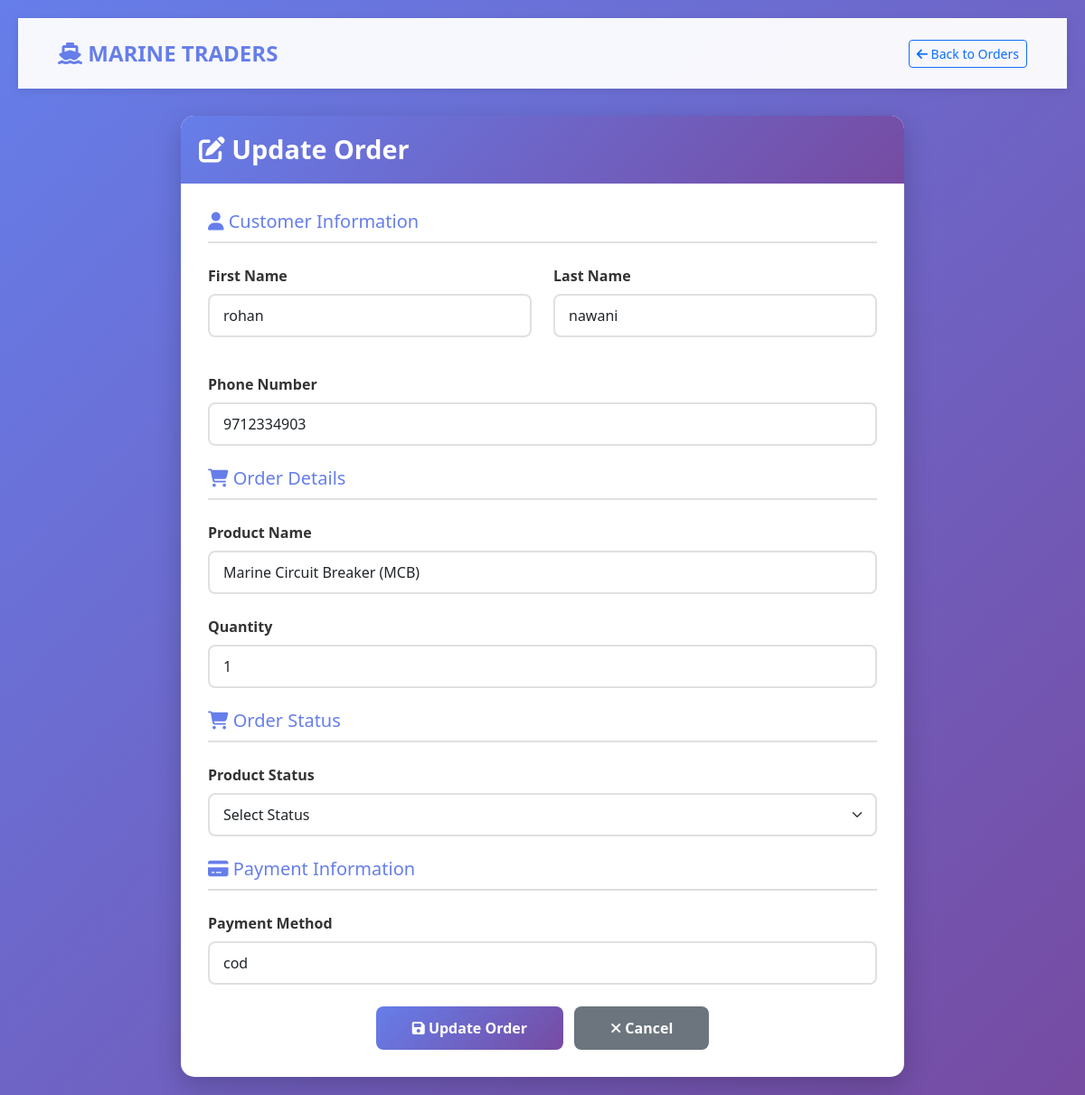
/websitephp/admin/orderedit.php?id=70, run on the app's committed database.
### tables this page shows
CREATE TABLE `orderss` (
  `id` int(11) NOT NULL,
  `firstname` varchar(250) DEFAULT NULL,
  `lastname` varchar(250) DEFAULT NULL,
  `email` varchar(250) DEFAULT NULL,
  `phone` varchar(20) DEFAULT NULL,
  `address` varchar(250) DEFAULT NULL,
  `city` varchar(250) DEFAULT NULL,
  `state` varchar(250) DEFAULT NULL,
  `pincode` varchar(10) DEFAULT NULL,
  `country` varchar(250) DEFAULT NULL,
  `productname` varchar(250) DEFAULT NULL,
  `qunatity` varchar(50) DEFAULT NULL,
  `payment` varchar(250) DEFAULT NULL,
  `notes` varchar(250) DEFAULT NULL,
  `productn` varchar(250) NOT NULL,
  `totalamount` varchar(250) NOT NULL,
  `orderstatus` varchar(250) NOT NULL
);

### websitephp/admin/orderedit.php (the view, shortened to what this page needs)
<?php
include("configpage.php");
?>
<?php
$id = mysqli_real_escape_string($mysqli, $_GET['id']);
$result = mysqli_query($mysqli, "SELECT * FROM orderss WHERE id='$id'");
$res = mysqli_fetch_array($result);
?>
<!DOCTYPE html>
<html lang="en">
<head>
    <link href="https://cdn.jsdelivr.net/npm/bootstrap@5.3.0/dist/css/bootstrap.min.css" rel="stylesheet">
    <link rel="stylesheet" href="https://cdnjs.cloudflare.com/ajax/libs/font-awesome/6.4.0/css/all.min.css">
    <link rel="stylesheet" href="css/orderedit.css">
</head>
<body>
    <nav class="navbar navbar-expand-lg navbar-light">
        <div class="container-fluid">
            <a class="navbar-brand" href="#">
                <i class="fas fa-ship"></i> MARINE TRADERS
            </a>
            <div class="ms-auto">
                <a href="orderdisplay.php" class="btn btn-outline-primary btn-sm">
                    <i class="fas fa-arrow-left"></i> Back to Orders
                </a>
            </div>
        </div>
    </nav>
    <div class="container-main">
        <div class="card">
            <div class="card-header">
                <h2><i class="fas fa-edit"></i> Update Order</h2>
            </div>
            <div class="card-body">
                <form name="update_order" method="post" action="orderedit.php">
                    <h5 class="mb-3" style="color: #667eea; border-bottom: 2px solid #e0e0e0; padding-bottom: 10px;">
                        <i class="fas fa-user"></i> Customer Information
                    </h5>
                    <div class="row">
                        <div class="col-md-6 mb-3">
                            <label for="firstname" class="form-label">First Name</label>
                            <input type="text" class="form-control" id="firstname" name="firstname"
                                   value="<?php echo $res['firstname']; ?>" required>
                        </div>
                        <div class="col-md-6 mb-3">
                            <label for="lastname" class="form-label">Last Name</label>
                            <input type="text" class="form-control" id="lastname" name="lastname"
                                   value="<?php echo $res['lastname']; ?>" required>
                        </div>
                    </div>
                    <div class="mb-3">
                        <label for="phone" class="form-label">Phone Number</label>
                        <input type="text" class="form-control" id="phone" name="phone"
                               value="<?php echo $res['phone']; ?>" required>
                    </div>
                    <h5 class="mb-3 mt-4" style="color: #667eea; border-bottom: 2px solid #e0e0e0; padding-bottom: 10px;">
                        <i class="fas fa-shopping-cart"></i> Order Details
                    </h5>
                    <div class="mb-3">
                        <label for="productname" class="form-label">Product Name</label>
                        <input type="text" class="form-control" id="productname" name="productname"
                               value="<?php echo $res['productname']; ?>" required>
                    </div>
                    <div class="mb-3">
                        <label for="qunatity" class="form-label">Quantity</label>
                        <input type="number" class="form-control" id="qunatity" name="qunatity"
                               value="<?php echo $res['qunatity']; ?>" min="1" required>
                    </div>
                    <h5 class="mb-3 mt-4" style="color: #667eea; border-bottom: 2px solid #e0e0e0; padding-bottom: 10px;">
                        <i class="fas fa-shopping-cart"></i> Order Status
                    </h5>
                    <div class="mb-3">
                        <label for="productstatus" class="form-label">Product Status</label>
                        <select class="form-select"  name="orderstatus" >
                <option value="select">Select Status</option>
             </select>
                    </div>
                    <h5 class="mb-3 mt-4" style="color: #667eea; border-bottom: 2px solid #e0e0e0; padding-bottom: 10px;">
                        <i class="fas fa-credit-card"></i> Payment Information
                    </h5>
                    <div class="mb-3">
                        <label for="payment" class="form-label">Payment Method</label>
                        <input type="text" class="form-control" id="payment" name="payment"
                               value="<?php echo $res['payment']; ?>" required>
                    </div>
                    <div class="text-center mt-4">
                        <button type="submit" name="update" class="btn btn-primary">
                            <i class="fas fa-save"></i> Update Order
                        </button>
                        <a href="orderdisplay.php" class="btn btn-secondary ms-2">
                            <i class="fas fa-times"></i> Cancel
                        </a>
                    </div>
                </form>
            </div>
        </div>
    </div>
</body>
</html>

### websitephp/admin/css/orderedit.css (style rules this page uses)
* { margin: 0; padding: 0; box-sizing: border-box; }
body { font-family: 'Segoe UI', Tahoma, Geneva, Verdana, sans-serif; background: linear-gradient(135deg, #667eea 0%, #764ba2 100%); min-height: 100vh; padding: 20px; }
.navbar { background: rgba(255, 255, 255, 0.95); padding: 1rem 2rem; box-shadow: 0 2px 10px rgba(0, 0, 0, 0.1); margin-bottom: 30px; }
.navbar-brand { font-size: 1.5rem; font-weight: bold; color: #667eea !important; }
.container-main { max-width: 800px; margin: 0 auto; }
.card { background: white; border-radius: 15px; box-shadow: 0 10px 30px rgba(0, 0, 0, 0.2); border: none; overflow: hidden; }
.card-header { background: linear-gradient(135deg, #667eea 0%, #764ba2 100%); color: white; padding: 20px; border: none; }
.card-header h2 { margin: 0; font-size: 1.8rem; font-weight: 600; }
.card-body { padding: 30px; }
.form-label { font-weight: 600; color: #333; margin-bottom: 8px; }
.form-control, .form-select { border: 2px solid #e0e0e0; border-radius: 8px; padding: 10px 15px; transition: all 0.3s ease; }
.btn-primary { background: linear-gradient(135deg, #667eea 0%, #764ba2 100%); border: none; padding: 12px 40px; border-radius: 8px; font-weight: 600; transition: all 0.3s ease; }
.btn-secondary { background: #6c757d; border: none; padding: 12px 40px; border-radius: 8px; font-weight: 600; transition: all 0.3s ease; }
.mb-3 { margin-bottom: 1.5rem !important; }
.row { margin-bottom: 1rem; }

### data on the page
orderss: firstname "rohan", lastname "nawani", phone "9712334903", productname "Marine Circuit Breaker (MCB)", qunatity "1", payment "cod"
